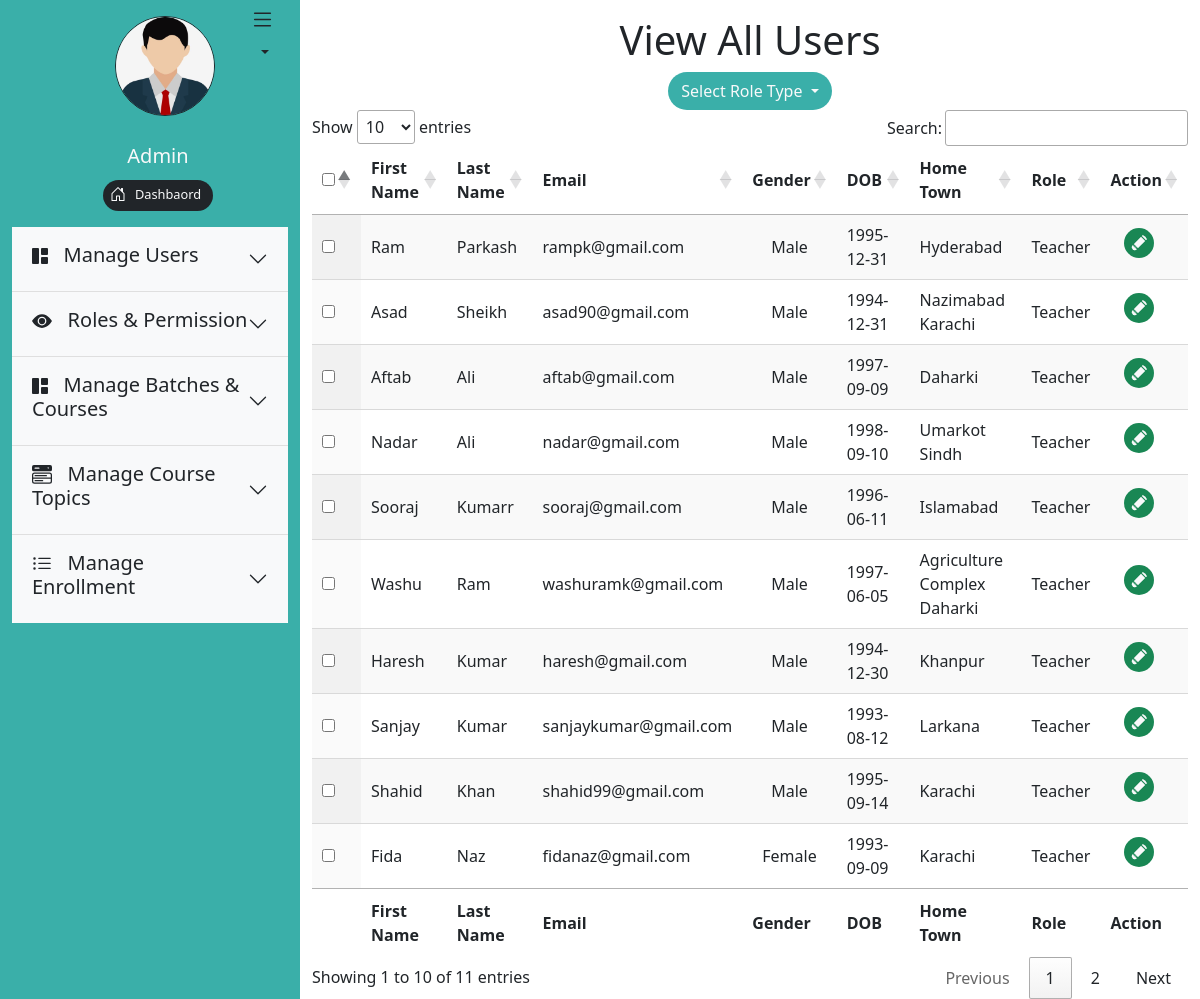
The page /admin/teacher.php on the database its author committed.
### tables this page shows
CREATE TABLE `users` (
  `user_id` int(11) NOT NULL AUTO_INCREMENT,
  `approved_by` int(11) DEFAULT NULL,
  `status_id` int(11) DEFAULT NULL,
  `first_name` varchar(100) DEFAULT NULL,
  `last_name` varchar(100) DEFAULT NULL,
  `email` varchar(100) DEFAULT NULL,
  `password` text DEFAULT NULL,
  `gender` enum('Male','Female') DEFAULT NULL,
  `date_of_birth` date DEFAULT NULL,
  `image` blob DEFAULT NULL,
  `home_town` text DEFAULT NULL,
  `is_approve` enum('Pending','Approved','Rejected') DEFAULT 'Pending',
  `created_at` datetime DEFAULT NULL,
  `updated_at` datetime DEFAULT NULL,
  PRIMARY KEY (`user_id`),
  UNIQUE KEY `email` (`email`),
  KEY `approved_by` (`approved_by`),
  CONSTRAINT `users_ibfk_1` FOREIGN KEY (`approved_by`) REFERENCES `user_role` (`user_role_id`) ON DELETE CASCADE ON UPDATE CASCADE
);

CREATE TABLE `user_role` (
  `user_role_id` int(11) NOT NULL AUTO_INCREMENT,
  `user_id` int(11) DEFAULT NULL,
  `role_id` int(11) DEFAULT NULL,
  `status_id` int(11) DEFAULT NULL,
  `created_at` datetime DEFAULT NULL,
  `updated_at` datetime DEFAULT NULL,
  PRIMARY KEY (`user_role_id`),
  KEY `user_id` (`user_id`),
  KEY `role_id` (`role_id`),
  CONSTRAINT `user_role_ibfk_1` FOREIGN KEY (`user_id`) REFERENCES `users` (`user_id`) ON DELETE CASCADE ON UPDATE CASCADE,
  CONSTRAINT `user_role_ibfk_2` FOREIGN KEY (`role_id`) REFERENCES `roles` (`role_id`) ON DELETE CASCADE ON UPDATE CASCADE
);

### admin/teacher.php (the view, shortened to what this page needs)
<?php
        require_once("require/header.php");
        require_once("../require/database_connection.php");
?>
<div class="col-sm-9">
<h1 class="display-6 pt-3 text-center">View All Users</h1>
        <center>
    <div class="w-50 ">
        <div class="btn-group">
  <button class="btn text-light rounded-pill dropdown-toggle" type="button" id="dropdownMenuClickableOutside" data-bs-toggle="dropdown" data-bs-auto-close="inside" aria-expanded="false" style="background-color:#3AAFA9;">
    Select Role Type
  </button>
</div>
    </div>
        </center>
    <table id="example" class="display" style="width:100%">
        <thead>
            <tr>
                <th><input type="checkbox" name="check"></th>
                <th>First Name</th>
                <th>Last Name</th>
                <th>Email</th>
                <th>Gender</th>
                <th>DOB</th>
                <th>Home Town</th>
                <th>Role</th>
                <th>Action</th>
            </tr>
        </thead>
        <tbody>
<?php
$query = "SELECT * FROM users, user_role WHERE user_role.`user_id`=users.`user_id` AND user_role.`role_id`=2 AND user_role.`status_id`=1";
$result = mysqli_query($connection, $query);
 if($result->num_rows)
    {
 ?>
            <tr>
        <?php while($row = mysqli_fetch_assoc($result))
            {
            ?>
                <td><input type="checkbox" name="check"></td>
                <td><?php echo $row['first_name']; ?></td>
                <td><?php echo $row['last_name']; ?></td>
                <td><?php echo $row['email']; ?></td>
                <td class="text-center"><?php echo $row['gender']; ?></td>
                <td><?php echo $row['date_of_birth']; ?></td>
                <td><?php echo $row['home_town']; ?></td>
                    <?php
                    $query = "SELECT role_id FROM user_role WHERE role_id='2' AND user_id ='".$row['user_id']."' ";
                    $result3 = mysqli_query($connection, $query);
                        if($result3->num_rows)
                            {
                                ?><td class="text-center"><?php
                                while($row3 = mysqli_fetch_assoc($result3))
                                    {
                                        if(($row3['role_id'])==1)
                                            {
                                                ?><span>Student</span><br><?php
                                            }
                                        else if(($row3['role_id'])==2)
                                            {
                                                ?><span>Teacher</span><br><?php
                                            }
                                        else if(($row3['role_id'])==3)
                                            {
                                                ?><span>Admin</span><br><?php
                                            }
                                    }
                                ?></td><?php
                            }
                        else if(!($result3->num_rows)){
                            ?><td></td><?php
                            }
                ?>
                <td>
                    <a href="edit_role.php" style="text-decoration:none;" class="text-center"><h1 class="text-light" style="font-size:1.3rem;">
                        &nbsp;&nbsp;</h1>
                    </a>
                </td>
            </tr>
      <?php
        }
    }
       ?>
        </tbody>
        <tfoot>
            <tr>
                <th></th>
                <th>First Name</th>
                <th>Last Name</th>
                <th>Email</th>
                <th>Gender</th>
                <th>DOB</th>
                <th>Home Town</th>
                <th>Role</th>
                <th>Action</th>
            </tr>
        </tfoot>
    </table>
</body>
</html>
<?php require_once("require/footer.php"); ?>

### rows shown on the page
users: first_name "Ram", last_name "Parkash", email "rampk@gmail.com", gender "Male", date_of_birth "1995-12-31", home_town "Hyderabad"
user_role: shows "Teacher"
users: first_name "Asad", last_name "Sheikh", email "asad90@gmail.com", gender "Male", date_of_birth "1994-12-31", home_town "Nazimabad Karachi"
user_role: shows "Teacher"
users: first_name "Aftab", last_name "Ali", email "aftab@gmail.com", gender "Male", date_of_birth "1997-09-09", home_town "Daharki"
user_role: shows "Teacher"
users: first_name "Nadar", last_name "Ali", email "nadar@gmail.com", gender "Male", date_of_birth "1998-09-10", home_town "Umarkot Sindh"
user_role: shows "Teacher"
users: first_name "Sooraj", last_name "Kumarr", email "sooraj@gmail.com", gender "Male", date_of_birth "1996-06-11", home_town "Islamabad"
user_role: shows "Teacher"
users: first_name "Washu", last_name "Ram", email "washuramk@gmail.com", gender "Male", date_of_birth "1997-06-05", home_town "Agriculture Complex Daharki"
user_role: shows "Teacher"
users: first_name "Haresh", last_name "Kumar", email "haresh@gmail.com", gender "Male", date_of_birth "1994-12-30", home_town "Khanpur"
user_role: shows "Teacher"
users: first_name "Sanjay", last_name "Kumar", email "sanjaykumar@gmail.com", gender "Male", date_of_birth "1993-08-12", home_town "Larkana"
user_role: shows "Teacher"
users: first_name "Shahid", last_name "Khan", email "shahid99@gmail.com", gender "Male", date_of_birth "1995-09-14", home_town "Karachi"
user_role: shows "Teacher"
users: first_name "Fida", last_name "Naz", email "fidanaz@gmail.com", gender "Female", date_of_birth "1993-09-09", home_town "Karachi"
user_role: shows "Teacher"
